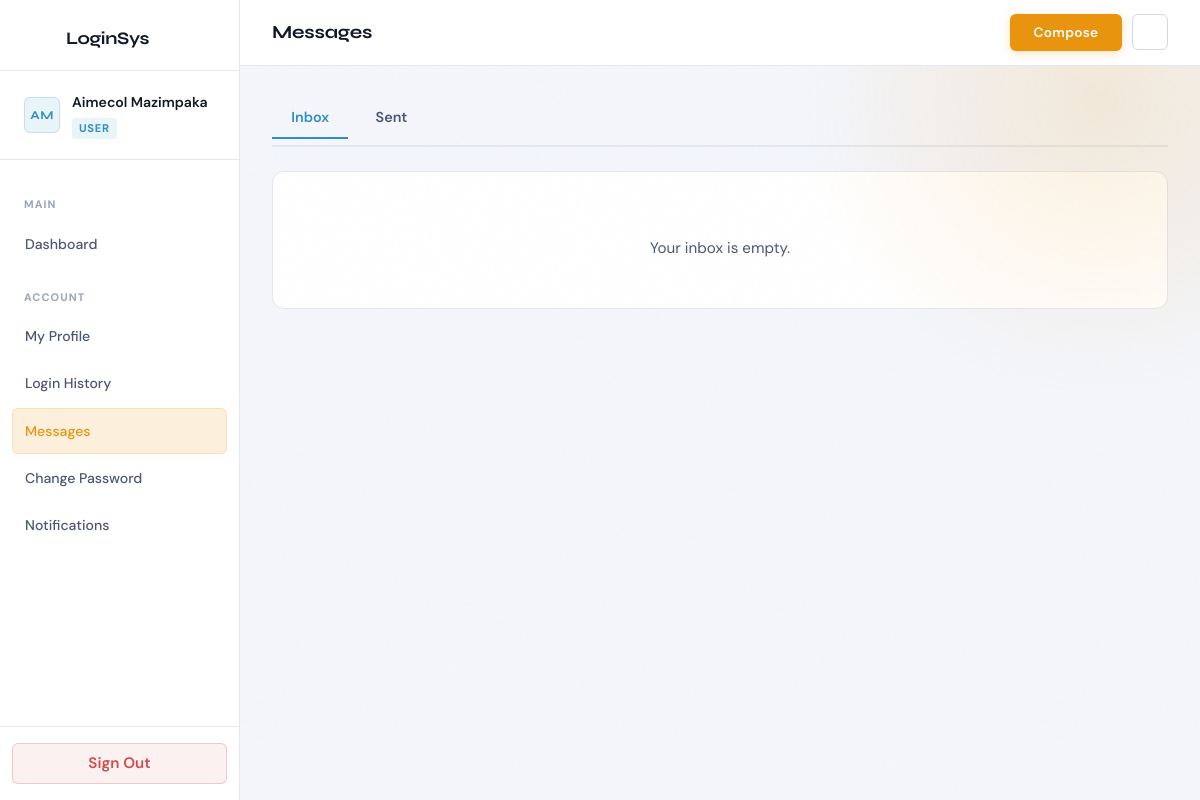
The page /user/messages.php (signed in) on the database as committed earlier.
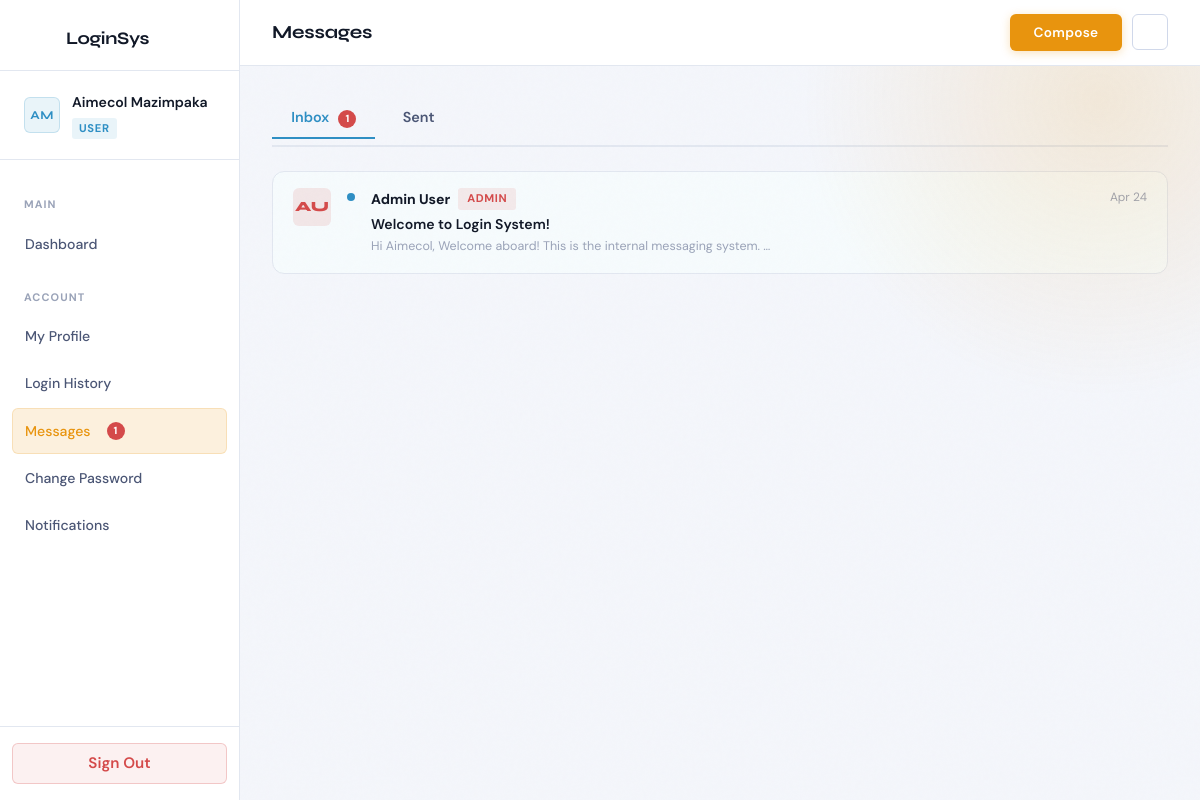
The same page on the database as committed later.
### tables this page shows
CREATE TABLE IF NOT EXISTS messages (
  id                   INT(11)      NOT NULL AUTO_INCREMENT,
  from_id              INT(11)      NOT NULL,
  to_id                INT(11)      NOT NULL,
  subject              VARCHAR(200) NOT NULL,
  body                 TEXT         NOT NULL,
  is_read              TINYINT(1)   NOT NULL DEFAULT 0,
  deleted_by_sender    TINYINT(1)   NOT NULL DEFAULT 0,
  deleted_by_receiver  TINYINT(1)   NOT NULL DEFAULT 0,
  created_at           DATETIME     NOT NULL DEFAULT CURRENT_TIMESTAMP,
  PRIMARY KEY (id),
  KEY idx_msg_inbox   (to_id,   is_read),
  KEY idx_msg_outbox  (from_id),
  KEY idx_msg_created (created_at),
  CONSTRAINT fk_msg_from FOREIGN KEY (from_id)
    REFERENCES users (id) ON DELETE CASCADE,
  CONSTRAINT fk_msg_to   FOREIGN KEY (to_id)
    REFERENCES users (id) ON DELETE CASCADE
);

CREATE TABLE IF NOT EXISTS users (
  id               INT(11)      NOT NULL AUTO_INCREMENT,
  username         VARCHAR(60)  NOT NULL,
  email            VARCHAR(120) NOT NULL,
  password         VARCHAR(255) NOT NULL,
  role             ENUM('admin','user') NOT NULL DEFAULT 'user',
  full_name        VARCHAR(100) NOT NULL DEFAULT '',
  avatar_initials  VARCHAR(3)   NOT NULL DEFAULT '',
  last_login       DATETIME     DEFAULT NULL,
  created_at       DATETIME     NOT NULL DEFAULT CURRENT_TIMESTAMP,
  is_active        TINYINT(1)   NOT NULL DEFAULT 1,
  PRIMARY KEY (id),
  UNIQUE KEY uq_username (username),
  UNIQUE KEY uq_email    (email)
);

### includes/auth.php (called while the page is built, shortened)
<?php
function current_user_id(): ?int {
    return isset($_SESSION['user_id']) ? (int)$_SESSION['user_id'] : null;
}
function e(string $s): string {
    return htmlspecialchars($s, ENT_QUOTES | ENT_SUBSTITUTE, 'UTF-8');
}

### user/messages.php (the view, shortened to what the changed rows need)
<?php
require_once __DIR__ . '/../includes/auth.php';
$db   = db();
$uid  = current_user_id();
$tab = in_array($_GET['tab'] ?? '', ['sent']) ? 'sent' : 'inbox';
$inbox_res = $db->prepare(
    'SELECT m.id, m.subject, m.body, m.created_at, m.is_read,
            u.full_name AS sender_name, u.avatar_initials AS sender_av, u.role AS sender_role
     FROM messages m
     JOIN users u ON u.id = m.from_id
     WHERE m.to_id = ? ORDER BY m.created_at DESC LIMIT 50'
);
$inbox_res->bind_param('i', $uid);
$inbox_res->execute();
$inbox = $inbox_res->get_result();
$unread_stmt = $db->prepare('SELECT COUNT(*) AS c FROM messages WHERE to_id=? AND is_read=0');
$unread_stmt->bind_param('i', $uid);
$unread_stmt->execute();
$unread_count = (int)$unread_stmt->get_result()->fetch_assoc()['c'];
?>
<!DOCTYPE html>
<html lang="en">
<head>
  <link rel="stylesheet" href="../css/main.css"/>
</head>
<body>
<div class="dash-layout">
  <aside class="sidebar" id="sidebar">
    <nav class="sidebar-nav">
      <a href="messages.php" class="nav-item active"><?= icon('mail') ?>Messages <?php if ($unread_count): ?><span class="unread-dot"><?= $unread_count ?></span><?php endif; ?></a>
    </nav>
  </aside>
  <div class="dash-main">
    <header class="topbar">
      <div style="display:flex;align-items:center;gap:.75rem;">
        <h1 class="topbar-title"><?= icon('mail', '', 20) ?> Messages</h1>
      </div>
    </header>
    <main class="dash-content">
      <div class="msg-tabs">
        <a href="?tab=inbox" class="msg-tab <?= $tab==='inbox'?'active':'' ?>">
          Inbox <?php if ($unread_count): ?><span class="unread-dot"><?= $unread_count ?></span><?php endif; ?>
        </a>
      </div>
      <div class="section-card">
        <?php if ($tab === 'inbox'): ?>
          <?php if ($inbox->num_rows === 0): ?>
            <div style="text-align:center;padding:3rem;color:var(--text-muted);">
              <p style="margin-top:1rem;font-size:.95rem;">Your inbox is empty.</p>
            </div>
          <?php else: ?>
            <?php while ($m = $inbox->fetch_assoc()): ?>
              <div class="msg-row <?= !$m['is_read'] ? 'unread' : '' ?>" onclick="openMsg(<?= $m['id'] ?>, '<?= addslashes(e($m['subject'])) ?>', '<?= addslashes(e($m['sender_name'])) ?>', '<?= addslashes(e($m['body'])) ?>', '<?= date('M j, Y g:i A', strtotime($m['created_at'])) ?>')">
                <div class="msg-avatar av-<?= $m['sender_role'] ?>"><?= e($m['sender_av']) ?></div>
                <?php if (!$m['is_read']): ?>
                  <div class="unread-marker"></div>
                <?php endif; ?>
                <div class="msg-content">
                  <div class="msg-sender">
                    <?= e($m['sender_name']) ?>
                    <span class="badge badge-<?= $m['sender_role'] ?>"><?= $m['sender_role'] ?></span>
                  </div>
                  <div class="msg-subject <?= !$m['is_read'] ? 'bold' : '' ?>"><?= e($m['subject']) ?></div>
                  <div class="msg-preview"><?= e($m['body']) ?></div>
                </div>
                <div class="msg-meta"><?= date('M j', strtotime($m['created_at'])) ?></div>
              </div>
            <?php endwhile; ?>
          <?php endif; ?>
        <?php endif; ?>
      </div>
    </main>
  </div>
</div>
</body>
</html>

Rows that differ between the two databases and show on the page:
added messages: from.avatar_initials "AU", is_read 0 (drawn), from.full_name "Admin User", from.role "ADMIN", subject "Welcome to Login System!", body "Hi Aimecol, Welcome aboard! This is the internal messaging system.…", created_at "Apr 24"
Other text that changed with them:
$unread_count: (not shown) → "1"
text no longer shown: "Your inbox is empty."
